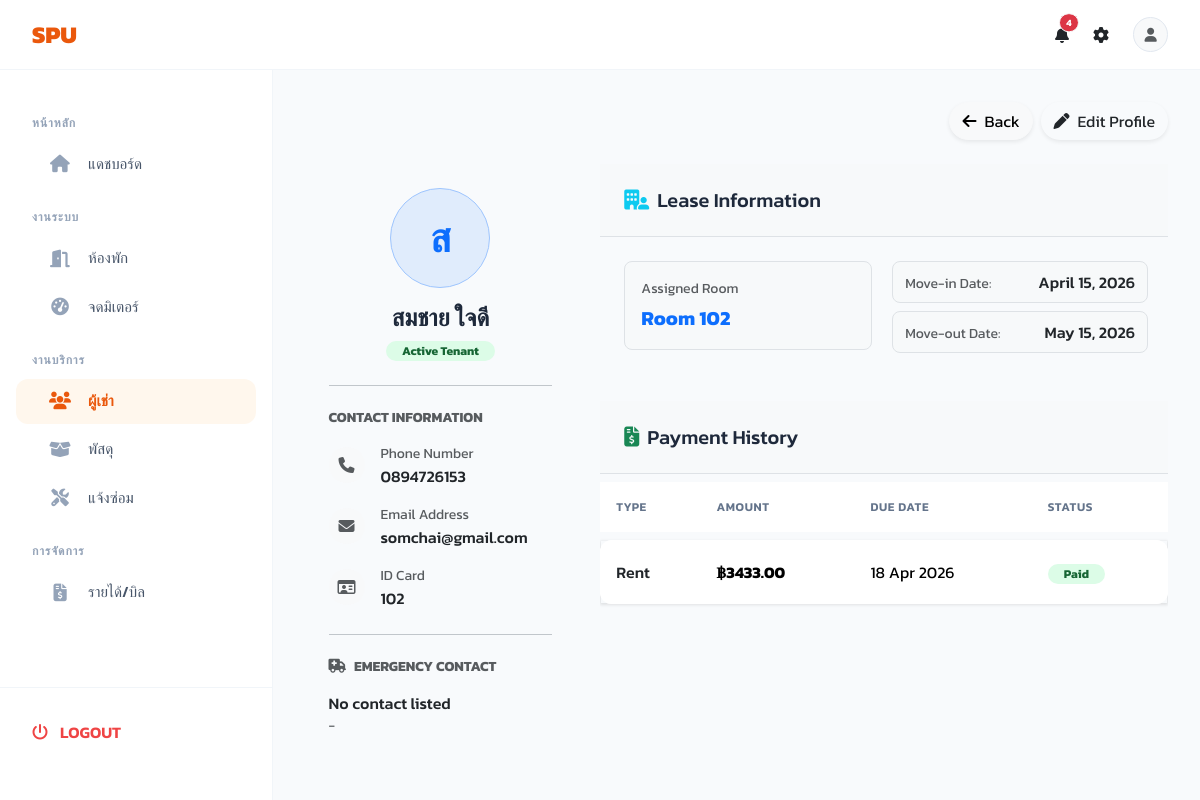
The app's page /tenants/2/ (signed in) with its own data.
### apps/tenants/models.py (models this page shows, shortened)
class Tenant(models.Model):
    first_name = models.CharField(max_length=100)
    last_name = models.CharField(max_length=100)
    email = models.EmailField(unique=True)
    phone = models.CharField(max_length=20)
    id_card = models.CharField(max_length=50, blank=True)
    emergency_contact = models.CharField(max_length=100, blank=True)
    emergency_phone = models.CharField(max_length=20, blank=True)
    room = models.OneToOneField(
        Room,
        on_delete=models.SET_NULL,
        null=True,
        blank=True,
        related_name='current_tenant'
    )
    move_in_date = models.DateField(null=True, blank=True)
    move_out_date = models.DateField(null=True, blank=True)
    is_active = models.BooleanField(default=True)
    notes = models.TextField(blank=True)
    created_at = models.DateTimeField(auto_now_add=True)
    user = models.OneToOneField(User, on_delete=models.CASCADE, null=True, blank=True)
    class Meta:
        ordering = ['last_name', 'first_name']
    @property
    def full_name(self):
        return f"{self.first_name} {self.last_name}"

### apps/rooms/models.py (models this page shows, shortened)
class Room(models.Model):
    ROOM_TYPES = [
        ('รายเดือน', 'รายเดือน'),
        ('รายวัน', 'รายวัน'),
    ]
    STATUS_CHOICES = [
        ('ว่าง', 'ว่าง'),
        ('ไม่ว่าง', 'ไม่ว่าง'),
        ('ซ่อมบำรุง', 'ซ่อมบำรุง'),
    ]
    room_number = models.CharField(max_length=20, unique=True)
    floor = models.PositiveIntegerField()
    room_type = models.CharField(max_length=20, choices=ROOM_TYPES, default='รายเดือน')
    size_sqm = models.DecimalField(max_digits=6, decimal_places=2, default=0.00)
    monthly_rent = models.DecimalField(max_digits=10, decimal_places=2, default=0.00)
    elec_rate = models.DecimalField(max_digits=5, decimal_places=2, default=7.00)
    water_rate = models.DecimalField(max_digits=5, decimal_places=2, default=18.00)
    status = models.CharField(max_length=20, choices=STATUS_CHOICES, default='ว่าง')
    description = models.TextField(blank=True)
    image = models.ImageField(upload_to='rooms/', blank=True, null=True)
    created_at = models.DateTimeField(auto_now_add=True)
    class Meta:
        ordering = ['floor', 'room_number']

### apps/payments/models.py (models this page shows, shortened)
class Payment(models.Model):
    STATUS_CHOICES = [
        ('pending', 'Pending'),
        ('paid', 'Paid'),
        ('overdue', 'Overdue'),
    ]
    PAYMENT_TYPES = [
        ('rent', 'Rent'),
        ('deposit', 'Deposit'),
        ('utility', 'Utility'),
        ('other', 'Other'),
    ]
    tenant = models.ForeignKey(Tenant, on_delete=models.CASCADE, related_name='payments')
    room = models.ForeignKey(Room, on_delete=models.CASCADE, related_name='payments')
    payment_type = models.CharField(max_length=20, choices=PAYMENT_TYPES, default='rent')
    amount = models.DecimalField(max_digits=10, decimal_places=2)
    due_date = models.DateField()
    paid_date = models.DateField(null=True, blank=True)
    status = models.CharField(max_length=20, choices=STATUS_CHOICES, default='pending')
    notes = models.TextField(blank=True)
    created_at = models.DateTimeField(auto_now_add=True)
    class Meta:
        ordering = ['-due_date']

### apps/tenants/views.py (the view)
# urls.py: path('<int:pk>/', views.tenant_detail, name='detail'),
@login_required
def tenant_detail(request, pk):
    if not request.user.is_staff:
        return redirect('tenants:tenant_home')
    tenant = get_object_or_404(Tenant, pk=pk)
    payments = tenant.payments.order_by('-due_date')[:10]
    contracts = tenant.contracts.order_by('-created_at')
    return render(request, 'tenants/tenant_detail.html', {
        'tenant': tenant,
        'payments': payments,
        'contracts': contracts,
    })

### apps/parcels/context_processors.py (called while the page is built)
def parcel_context(request):
    if request.user.is_authenticated:
        try:
            role = request.user.profile.role if hasattr(request.user, 'profile') else 'Admin'
            if role == 'Tenant':
                count = Parcel.objects.filter(
                    room__current_tenant__email=request.user.email,
                    status='pending'
                ).count()
            else:
                count = Parcel.objects.filter(status='pending').count()
        except Exception:
            count = 0
        return {'pending_parcels_count': count}
    return {'pending_parcels_count': 0}

### apps/tenants/templates/tenants/tenant_detail.html (shortened to what this page needs)
{% extends 'base.html' %}
{% block content %}
<div class="d-flex justify-content-end mb-4 gap-2">
    <a href="{% url 'tenants:list' %}" class="btn btn-light shadow-sm"><i class="fa-solid fa-arrow-left me-2"></i>Back</a>
    <a href="{% url 'tenants:edit' tenant.pk %}" class="btn btn-primary-saas btn-saas shadow-sm"><i class="fa-solid fa-pen me-2"></i>Edit Profile</a>
</div>
<div class="row g-4">
    <div class="col-lg-4">
        <div class="saas-card h-100 p-4 text-center">
            <div class="d-inline-flex align-items-center justify-content-center bg-primary bg-opacity-10 text-primary rounded-circle mb-3 border border-primary-subtle" style="width: 100px; height: 100px; font-size: 2.5rem; font-weight: bold;">
                {{ tenant.first_name|make_list|first|upper }}
            </div>
            <h4 class="fw-bold mb-1">{{ tenant.full_name }}</h4>
            <div class="mb-3">
                {% if tenant.is_active %}
                    <span class="badge badge-soft-success rounded-pill px-3 py-1">Active Tenant</span>
                {% else %}
                    <span class="badge badge-soft-secondary rounded-pill px-3 py-1">Inactive</span>
                {% endif %}
            </div>
            <hr class="my-4 opacity-10">
            <div class="text-start">
                <h6 class="text-muted fw-bold text-uppercase small mb-3">Contact Information</h6>
                <div class="d-flex align-items-center gap-3 mb-3">
                    <div class="bg-light rounded-circle d-flex align-items-center justify-content-center text-muted" style="width: 36px; height: 36px;">
                        <i class="fa-solid fa-phone"></i>
                    </div>
                    <div>
                        <div class="small text-muted">Phone Number</div>
                        <div class="fw-medium text-dark">{{ tenant.phone|default:"-" }}</div>
                    </div>
                </div>
                <div class="d-flex align-items-center gap-3 mb-3">
                    <div class="bg-light rounded-circle d-flex align-items-center justify-content-center text-muted" style="width: 36px; height: 36px;">
                        <i class="fa-solid fa-envelope"></i>
                    </div>
                    <div>
                        <div class="small text-muted">Email Address</div>
                        <div class="fw-medium text-dark">{{ tenant.email|default:"-" }}</div>
                    </div>
                </div>
                <div class="d-flex align-items-center gap-3 mb-3">
                    <div class="bg-light rounded-circle d-flex align-items-center justify-content-center text-muted" style="width: 36px; height: 36px;">
                        <i class="fa-regular fa-id-card"></i>
                    </div>
                    <div>
                        <div class="small text-muted">ID Card</div>
                        <div class="fw-medium text-dark">{{ tenant.id_card|default:"-" }}</div>
                    </div>
                </div>
            </div>
            <hr class="my-4 opacity-10">
            <div class="text-start">
                <h6 class="text-muted fw-bold text-uppercase small mb-3 text-danger"><i class="fa-solid fa-truck-medical me-2"></i>Emergency Contact</h6>
                <div class="fw-medium text-dark">{{ tenant.emergency_contact|default:"No contact listed" }}</div>
                <div class="text-muted small">{{ tenant.emergency_phone|default:"-" }}</div>
            </div>
        </div>
    </div>
    <div class="col-lg-8">
        <div class="saas-card mb-4 overflow-hidden">
            <div class="p-4 border-bottom bg-light bg-opacity-50">
                <h5 class="card-title mb-0 border-0"><i class="fa-solid fa-building-user text-info me-2"></i>Lease Information</h5>
            </div>
            <div class="p-4">
                <div class="row g-4">
                    <div class="col-sm-6">
                        <div class="border rounded-3 p-3 bg-light bg-opacity-50">
                            <span class="text-muted small d-block mb-1">Assigned Room</span>
                            {% if tenant.room %}
                                <a href="{% url 'rooms:detail' tenant.room.pk %}" class="fw-bold fs-5 text-decoration-none text-primary">Room {{ tenant.room.room_number }}</a>
                            {% else %}
                                <span class="fw-bold fs-5 text-muted fst-italic">Unassigned</span>
                            {% endif %}
                        </div>
                    </div>
                    <div class="col-sm-6">
                        <div class="row g-2">
                            <div class="col-12 border rounded-3 p-2 bg-light bg-opacity-50">
                                <span class="text-muted small ms-1">Move-in Date:</span>
                                <span class="fw-medium text-dark float-end me-1">{{ tenant.move_in_date|default:"-" }}</span>
                            </div>
                            <div class="col-12 border rounded-3 p-2 bg-light bg-opacity-50">
                                <span class="text-muted small ms-1">Move-out Date:</span>
                                <span class="fw-medium text-dark float-end me-1">{{ tenant.move_out_date|default:"-" }}</span>
                            </div>
                        </div>
                    </div>
                </div>
            </div>
        </div>
        <div class="saas-card overflow-hidden">
            <div class="p-4 border-bottom bg-light bg-opacity-50 d-flex justify-content-between align-items-center">
                <h5 class="card-title mb-0 border-0"><i class="fa-solid fa-file-invoice-dollar text-success me-2"></i>Payment History</h5>
            </div>
            <div class="table-responsive">
                <table class="table table-saas mb-0">
                    <thead>
                        <tr>
                            <th>Type</th>
                            <th>Amount</th>
                            <th>Due Date</th>
                            <th>Status</th>
                        </tr>
                    </thead>
                    <tbody>
                        {% for p in payments %}
                        <tr>
                            <td class="fw-medium text-dark">{{ p.get_payment_type_display }}</td>
                            <td class="fw-bold">฿{{ p.amount }}</td>
                            <td>{{ p.due_date|date:"d M Y" }}</td>
                            <td>
                                {% if p.status == 'paid' %}
                                    <span class="badge badge-soft-success rounded-pill px-3">Paid</span>
                                {% elif p.status == 'pending' %}
                                    <span class="badge badge-soft-warning rounded-pill px-3">Pending</span>
                                {% else %}
                                    <span class="badge badge-soft-danger rounded-pill px-3">Overdue</span>
                                {% endif %}
                            </td>
                        </tr>
                        {% empty %}
                        <tr>
                            <td colspan="4" class="text-center py-4 text-muted">No payment records found for this tenant.</td>
                        </tr>
                        {% endfor %}
                    </tbody>
                </table>
            </div>
        </div>
    </div>
</div>
{% endblock %}

### static/css/style.css (style rules this page uses)
:root { --brand-primary: #ea580c; --brand-primary-hover: #c2410c; --brand-navy: #1e293b; --brand-blue: #3b82f6; --brand-green: #10b981; --brand-red: #ef4444; --brand-orange: #f97316; --sidebar-bg: #FFFFFF; --sidebar-hover: #f8fafc; --bg-body: #f1f5f9; --card-bg: #FFFFFF; --white: #ffffff; --text-dark: #1e293b; --text-muted: #64748b; --border-color: #e2e8f0; --rounded-lg: 20px; --card-shadow: 0 4px 6px -1px rgba(0, 0, 0, 0.05), 0 2px 4px -2px rgba(0, 0, 0, 0.05); --card-shadow-hover: 0 10px 15px -3px rgba(0, 0, 0, 0.1), 0 4px 6px -4px rgba(0, 0, 0, 0.1); }
body { background-color: var(--bg-body); font-family: 'Kanit', sans-serif !important; color: var(--text-dark); overflow-x: hidden; }
.sys-card, .card, .btn, .list-group-item, .form-control, .badge { border-radius: var(--rounded-lg) !important; }
.table { border-collapse: separate; border-spacing: 0 0.5rem; }
.table thead th { border: none; font-weight: 600; color: var(--text-muted); text-transform: uppercase; font-size: 0.75rem; letter-spacing: 0.05em; padding: 1rem; }
.table tbody tr { background: white; box-shadow: 0 1px 3px rgba(0,0,0,0.1); }
.table tbody td { border: none; padding: 1.25rem 1rem; vertical-align: middle; }
.table tbody tr td:first-child { border-top-left-radius: 12px; border-bottom-left-radius: 12px; }
.table tbody tr td:last-child { border-top-right-radius: 12px; border-bottom-right-radius: 12px; }
.badge-soft-success { background-color: #dcfce7; color: #166534; }

### templates/base.html (style rules this page uses)
body { background-color: #f8fafc; font-family: 'Kanit', sans-serif !important; }

### records on screen
Tenant: first_name|make_list "ส", full_name "สมชาย ใจดี", phone "0894726153", email "somchai@gmail.com", id_card "102", emergency_contact "No contact listed", emergency_phone "-", room.room_number "102", move_in_date "April 15, 2026", move_out_date "May 15, 2026"
Payment: payment_type "Rent", amount "3433.00", due_date "18 Apr 2026", status "Paid"

### other values on screen
{{ pending_parcels_count }} "4"
